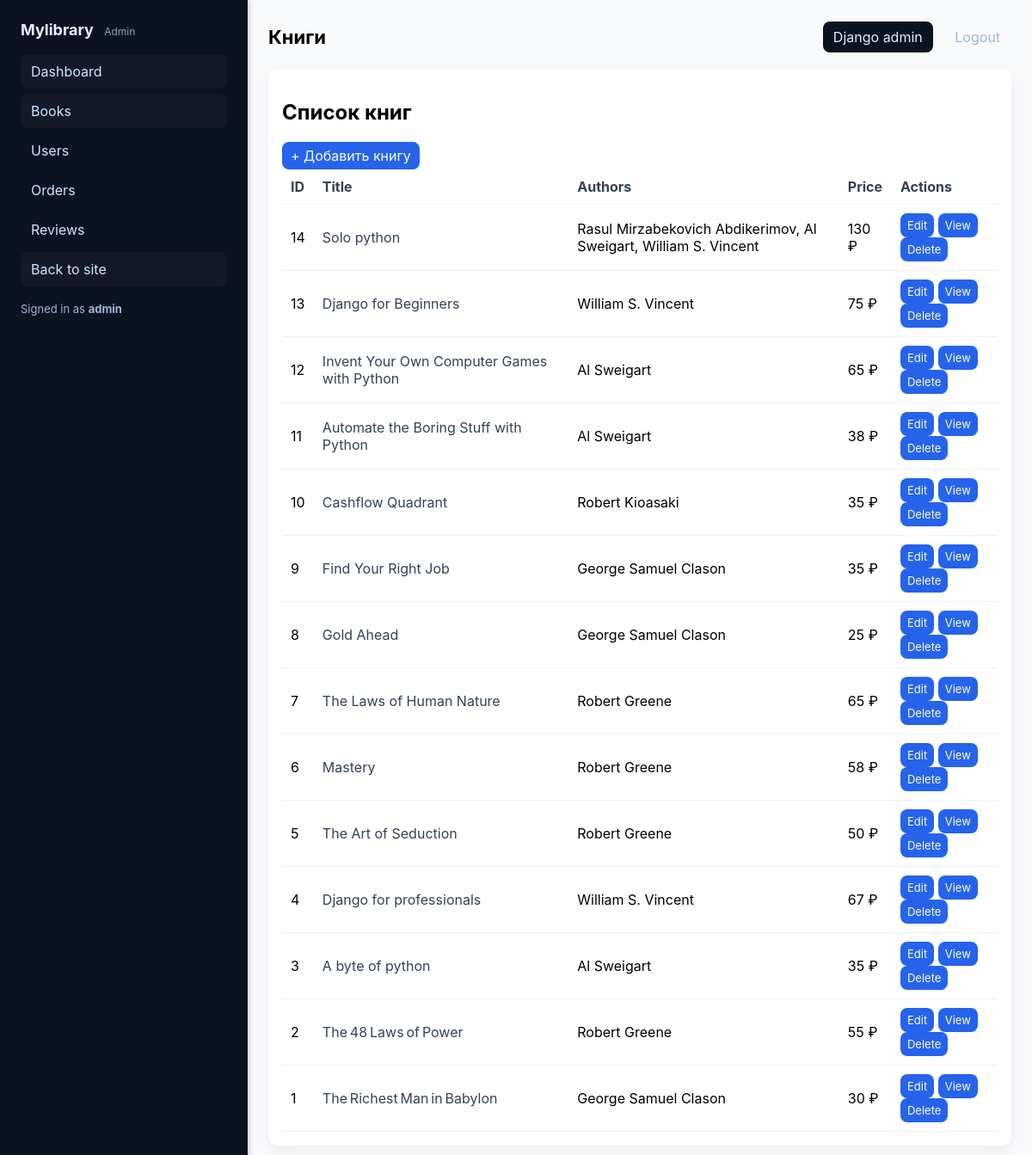
/adminpanel/books/ (signed in), run on the app's committed database.
### shop/models.py (models this page shows, shortened)
class CustomUser(AbstractUser):
    email = models.EmailField(unique=True,
                              verbose_name='Электронная почта:')
    phone_number = models.CharField(max_length=15,
                                    verbose_name='Номер телефона:')
    address = models.CharField(max_length=255,
                               verbose_name='Адрес доставки:')
    image = models.ImageField(upload_to='users/',
                              verbose_name='Фото пользователя:',
                              null=True, blank=True)
    USERNAME_FIELD = 'email'
    REQUIRED_FIELDS = ['username']

class Book(models.Model):
    title = models.CharField(max_length=100,
                             verbose_name='Названия книги:')
    description = models.TextField(verbose_name='Описания книги:')
    pub_date = models.CharField(verbose_name='Дата публикации:',max_length=4,help_text='Формат: ГГГГ')
    price = models.IntegerField(verbose_name='Цена книги:')
    photo = models.ImageField(upload_to='books/', verbose_name='Фото книги:')
    genres = models.ManyToManyField(Genres, verbose_name='Жанр книги:')
    languages = models.ManyToManyField(Languages, verbose_name='Язык книги:')
    authors = models.ManyToManyField(Authors, verbose_name='Автор книги:')

class Authors(models.Model):
    full_name = models.CharField(max_length=100,
                                 verbose_name='ФИО автора:')
    birth_date = models.CharField(max_length=100,
                                  verbose_name='Дата рождения автора:',help_text='Формат: ДД.ММ.ГГГГ')
    country = models.ForeignKey(Countries, on_delete=models.CASCADE,
                                verbose_name='Страна автора:')
    photo = models.ImageField(upload_to='authors/',
                              verbose_name='Фото автора:')
    biography = models.TextField(verbose_name='Биография автора:')
    review = models.ManyToManyField('Review', verbose_name='Отзывы об авторе:', blank=True)

### adminpanel/views.py (the view)
	def _wrapped(request, *args, **kwargs):
		if not request.user.is_authenticated:
			return redirect('login')
		if not request.user.is_staff:
			return redirect('homepage')
		return view_func(request, *args, **kwargs)

### adminpanel/views.py (called while the page is built)
def _staff_required(view_func):
	def _wrapped(request, *args, **kwargs):
		if not request.user.is_authenticated:
			return redirect('login')
		if not request.user.is_staff:
			return redirect('homepage')
		return view_func(request, *args, **kwargs)
	return _wrapped

@_staff_required
def books_list(request):
	books = Book.objects.all().order_by('-id')
	return render(request, 'adminpanel/books.html', {'books': books})

### templates/adminpanel/books.html (shortened to what this page needs)
{% extends 'adminpanel/base.html' %}
{% block header %}Книги{% endblock %}
{% block content %}
<div class="panel">
    <div class="mb-4 flex justify-between items-center">
        <h2 class="m-0">Список книг</h2>
        <a href="{% url 'adminpanel:book_create' %}" class="btn">+ Добавить книгу</a>
    </div>
    <div class="table-wrap">
        <table>
            <thead>
                <tr>
                    <th>ID</th>
                    <th>Title</th>
                    <th>Authors</th>
                    <th>Price</th>
                    <th>Actions</th>
                </tr>
            </thead>
            <tbody>
                {% for book in books %}
                <tr>
                    <td>{{ book.id }}</td>
                    <td><a href="{% url 'detail' book.id %}" class="muted-link">{{ book.title }}</a></td>
                    <td>{% for a in book.authors.all %}{{ a.full_name }}{% if not forloop.last %}, {% endif %}{% endfor %}</td>
                    <td>{{ book.price }} ₽</td>
                    <td>
                        <a href="{% url 'adminpanel:book_edit' book.id %}" class="btn small">Edit</a>
                        <a href="{% url 'detail' book.id %}" class="btn small muted">View</a>
                        <a href="{% url 'adminpanel:book_delete' book.id %}" class="btn small muted">Delete</a>
                    </td>
                </tr>
                {% endfor %}
            </tbody>
        </table>
    </div>
</div>
{% endblock %}

### templates/adminpanel/base.html (shortened to what this page needs)
{% load static %}
<!doctype html>
<html lang="ru">
<head>
    <link rel="stylesheet" href="{% static 'adminpanel/admin.css' %}">
</head>
<body>
    <div class="admin-shell">
        <aside class="admin-sidebar">
            <div class="brand">Mylibrary <span class="muted">Admin</span></div>
            <nav>
                <a href="{% url 'adminpanel:dashboard' %}" class="nav-item">Dashboard</a>
                <a href="{% url 'adminpanel:books' %}" class="nav-item">Books</a>
                <a href="{% url 'adminpanel:users' %}" class="nav-item">Users</a>
                <a href="{% url 'adminpanel:orders' %}" class="nav-item">Orders</a>
                <a href="{% url 'adminpanel:reviews' %}" class="nav-item">Reviews</a>
                <a href="{% url 'homepage' %}" class="nav-item">Back to site</a>
            </nav>
            <div class="sidebar-footer">Signed in as <strong>{{ request.user.username }}</strong></div>
        </aside>
        <main class="admin-main">
            <header class="admin-header">
                <h1>{% block header %}Admin{% endblock %}</h1>
                <div class="actions">
                    <a href="{% url 'admin:index' %}" class="btn">Django admin</a>
                    <a href="{% url 'logout' %}" class="btn muted">Logout</a>
                </div>
            </header>
            <section class="admin-content">
                {% block content %}{% endblock %}
            </section>
        </main>
    </div>
</body>
</html>

### static/adminpanel/admin.css (style rules this page uses)
:root { --bg:#0f172a;--panel:#0b1220;--muted:#94a3b8; }
html,body { height:100%;margin:0;font-family:Inter,ui-sans-serif,system-ui,-apple-system,"Segoe UI",Roboto,"Helvetica Neue",Arial }
.admin-shell { display:flex;min-height:100vh;background:#f8fafc }
.admin-sidebar { width:240px;background:#0b1220;color:#e6eef8;padding:24px;box-shadow:2px 0 6px rgba(2,6,23,0.2) }
.brand { font-weight:700;font-size:18px;margin-bottom:18px }
.brand .muted { font-weight:400;color:var(--muted);font-size:12px;margin-left:8px }
.admin-sidebar nav { display:flex;flex-direction:column;gap:6px }
.nav-item { display:block;color:#cfe6ff;padding:10px 12px;border-radius:8px;text-decoration:none }
.sidebar-footer { margin-top:18px;font-size:13px;color:#9fb6d8 }
.admin-main { flex:1;padding:24px }
.admin-header { display:flex;justify-content:space-between;align-items:center;margin-bottom:18px }
.admin-header h1 { margin:0;font-size:22px }
.admin-header .actions .btn { margin-left:8px;padding:8px 12px;border-radius:8px;background:#0b1220;color:#dff0ff;text-decoration:none }
.admin-header .actions .btn.muted { background:transparent;color:#9fb6d8;border:1px solid rgba(255,255,255,0.04) }
.panel { background:#fff;padding:16px;border-radius:10px;box-shadow:0 6px 18px rgba(14,30,60,0.06) }
.table-wrap { overflow:auto }
table { width:100%;border-collapse:collapse }
th,td { padding:10px;text-align:left;border-bottom:1px solid #eef2f7 }
th { background:transparent;color:#334155 }
.btn { display:inline-block;padding:6px 10px;background:#2563eb;color:#fff;border-radius:8px;text-decoration:none }
.btn.small { padding:6px 8px;font-size:13px }
.muted-link { color:#334155;text-decoration:none }

### data on the page
CustomUser: user.username "admin"
Book: id "14", title "Solo python", price "130"
Authors: full_name "Rasul Mirzabekovich Abdikerimov"
Authors: full_name "Al Sweigart"
Authors: full_name "William S. Vincent"
Book: id "13", title "Django for Beginners", price "75"
Book: id "12", title "Invent Your Own Computer Games with Python", price "65"
Book: id "11", title "Automate the Boring Stuff with Python", price "38"
Book: id "10", title "Cashflow Quadrant", price "35"
Authors: full_name "Robert Kioasaki"
Book: id "9", title "Find Your Right Job", price "35"
Authors: full_name "George Samuel Clason"
Book: id "8", title "Gold Ahead", price "25"
Book: id "7", title "The Laws of Human Nature", price "65"
Authors: full_name "Robert Greene"
Book: id "6", title "Mastery", price "58"
Book: id "5", title "The Art of Seduction", price "50"
Book: id "4", title "Django for professionals", price "67"
Book: id "3", title "A byte of python", price "35"
Book: id "2", title "The 48 Laws of Power", price "55"
Book: id "1", title "The Richest Man in Babylon", price "30"
